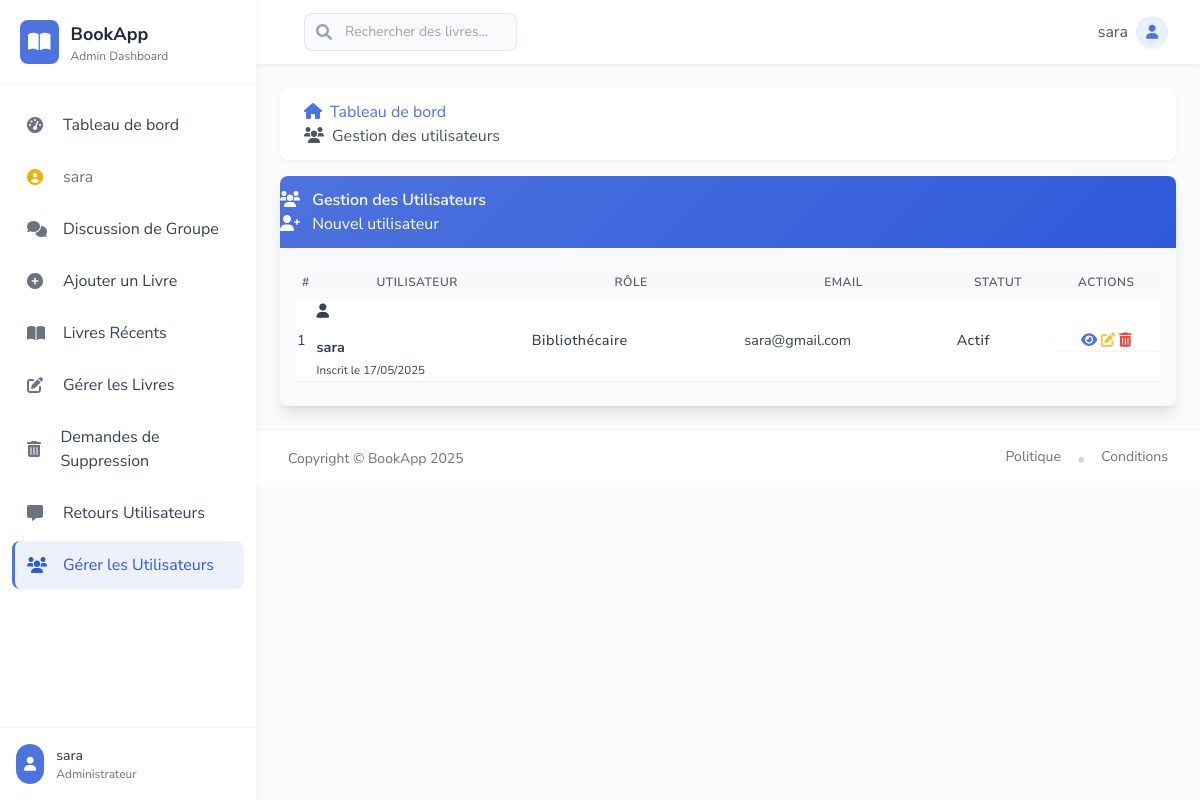
Page /aluser/ (signed in) on the committed database.
### bookstore/models.py (models this page shows)
class User(AbstractUser):
    is_admin = models.BooleanField(default=False)
    is_publisher = models.BooleanField(default=False)
    is_librarian = models.BooleanField(default=False)
    class Meta:
        swappable = 'AUTH_USER_MODEL'

### bookstore/views.py (the view)
# urls.py: path('aluser/', views.ListUserView.as_view(), name='aluser'),
class ListUserView(generic.ListView):
    model = User
    template_name = 'dashboard/list_users.html'
    context_object_name = 'users'
    paginate_by = 4
    def get_queryset(self):
        return User.objects.order_by('-id')

### bookstore/templates/dashboard/list_users.html (shortened to what this page needs)
{% extends 'dashboard/base.html' %}
{% load static %}
{% block body %}
<div class="container-fluid">
    <div class="row">
        <div class="col-12">
            <nav aria-label="breadcrumb" class="mb-4">
                <ol class="breadcrumb bg-white p-3 rounded-lg shadow-xs">
                    <li class="breadcrumb-item"><a href="{% url 'dashboard' %}" class="text-primary"><i class="fas fa-home mr-2"></i>Tableau de bord</a></li>
                    <li class="breadcrumb-item active text-gray-600"><i class="fas fa-users mr-2"></i>Gestion des utilisateurs</li>
                </ol>
            </nav>
            <div class="card shadow-lg border-0">
                <div class="card-header bg-gradient-primary text-white py-3 d-flex justify-content-between align-items-center border-0">
                    <h5 class="m-0 font-weight-600">
                        <i class="fas fa-users mr-2"></i>
                        Gestion des Utilisateurs
                    </h5>
                    <a href="{% url 'create_user_form' %}" class="btn btn-light btn-sm rounded-pill shadow-sm">
                        <i class="fas fa-user-plus mr-2"></i> Nouvel utilisateur
                    </a>
                </div>
                <div class="card-body px-4 py-4">
                    <div class="table-responsive">
                        <table class="table table-hover table-striped table-borderless" id="userTable" width="100%" cellspacing="0">
                            <thead class="thead-light">
                                <tr>
                                    <th class="border-0">#</th>
                                    <th class="border-0">Utilisateur</th>
                                    <th class="border-0">Rôle</th>
                                    <th class="border-0">Email</th>
                                    <th class="border-0">Statut</th>
                                    <th class="border-0 text-center">Actions</th>
                                </tr>
                            </thead>
                            <tbody>
                                {% if users %}
                                {% for user in users %}
                                <tr class="position-relative">
                                    <td>{{ forloop.counter }}</td>
                                    <td>
                                        <div class="d-flex align-items-center">
                                            {% if user.profile_picture %}
                                            <img src="{{ user.profile_picture.url }}" class="rounded-circle mr-3" width="36" height="36" alt="{{ user.username }}">
                                            {% else %}
                                            <div class="rounded-circle bg-light d-flex align-items-center justify-content-center mr-3" style="width:36px;height:36px;">
                                                <i class="fas fa-user text-muted"></i>
                                            </div>
                                            {% endif %}
                                            <div>
                                                <strong>{{ user.username }}</strong><br>
                                                <small class="text-muted">Inscrit le {{ user.date_joined|date:"d/m/Y" }}</small>
                                            </div>
                                        </div>
                                    </td>
                                    <td>
                                        {% if user.is_superuser %}
                                        <span class="badge badge-danger badge-pill px-3 py-1">Administrateur</span>
                                        {% elif user.is_publisher %}
                                        <span class="badge badge-primary badge-pill px-3 py-1">Éditeur</span>
                                        {% else %}
                                        <span class="badge badge-info badge-pill px-3 py-1">Bibliothécaire</span>
                                        {% endif %}
                                    </td>
                                    <td>{{ user.email|default:"-" }}</td>
                                    <td>
                                        {% if user.is_active %}
                                        <span class="badge badge-success badge-pill px-3 py-1">Actif</span>
                                        {% else %}
                                        <span class="badge badge-secondary badge-pill px-3 py-1">Inactif</span>
                                        {% endif %}
                                    </td>
                                    <td class="text-center">
                                        <div class="btn-group btn-group-sm shadow-sm" role="group">
                                            <a href="{% url 'alvuser' user.pk %}" class="btn btn-outline-primary rounded-left" title="Voir" data-toggle="tooltip">
                                                <i class="fas fa-eye"></i>
                                            </a>
                                            <a href="{% url 'aeuser' user.pk %}" class="btn btn-outline-warning" title="Modifier" data-toggle="tooltip">
                                                <i class="fas fa-edit"></i>
                                            </a>
                                            <a href="{% url 'aduser' user.pk %}" class="btn btn-outline-danger rounded-right" title="Supprimer" data-toggle="tooltip">
                                                <i class="fas fa-trash-alt"></i>
                                            </a>
                                        </div>
                                    </td>
                                </tr>
                                {% endfor %}
                                {% endif %}
                            </tbody>
                        </table>
                    </div>
                </div>
            </div>
        </div>
    </div>
</div>
{% endblock %}

### bookstore/templates/dashboard/base.html (shortened to what this page needs)
{% load static %}
<!DOCTYPE html>
<html lang="fr">
<head>
    <script src="https://cdn.tailwindcss.com"></script>
    <link rel="stylesheet" href="https://cdnjs.cloudflare.com/ajax/libs/font-awesome/6.0.0/css/all.min.css" />
</head>
<body class="bg-gray-50 font-sans text-gray-700">
    <div class="min-h-screen flex">
        <aside class="w-64 bg-white shadow-sidebar fixed h-full transition-all duration-300 transform z-20" id="sidebar">
            <div class="p-5 border-b border-gray-100">
                <a href="{% url 'dashboard' %}" class="flex items-center space-x-3">
                    <div class="bg-primary p-2 rounded-lg">
                        <i class="fas fa-book-open text-xl text-white"></i>
                    </div>
                    <div>
                        <h5 class="text-lg font-bold text-gray-800">BookApp</h5>
                        <p class="text-xs text-gray-500">Admin Dashboard</p>
                    </div>
                </a>
            </div>
            <nav class="mt-4 px-3">
                <a href="{% url 'dashboard' %}" class="sidebar-item flex items-center px-3 py-3 rounded-lg mb-1 hover:text-primary">
                    <i class="fas fa-tachometer-alt w-6 text-gray-500"></i>
                    <span class="ml-3">Tableau de bord</span>
                </a>
                <div class="sidebar-item flex items-center px-3 py-3 rounded-lg mb-1 text-gray-500">
                    <i class="fas fa-user-circle w-6 text-yellow-500"></i>
                    <span class="ml-3">{{ user.username }}</span>
                </div>
                <a href="{% url 'alchat' %}" class="sidebar-item flex items-center px-3 py-3 rounded-lg mb-1 hover:text-primary">
                    <i class="fas fa-comments w-6 text-gray-500"></i>
                    <span class="ml-3">Discussion de Groupe</span>
                </a>
                <a href="{% url 'aabook_form' %}" class="sidebar-item flex items-center px-3 py-3 rounded-lg mb-1 hover:text-primary">
                    <i class="fas fa-plus-circle w-6 text-gray-500"></i>
                    <span class="ml-3">Ajouter un Livre</span>
                </a>
                <a href="{% url 'albook' %}" class="sidebar-item flex items-center px-3 py-3 rounded-lg mb-1 hover:text-primary">
                    <i class="fas fa-book-open w-6 text-gray-500"></i>
                    <span class="ml-3">Livres Récents</span>
                </a>
                <a href="{% url 'ambook' %}" class="sidebar-item flex items-center px-3 py-3 rounded-lg mb-1 hover:text-primary">
                    <i class="fas fa-edit w-6 text-gray-500"></i>
                    <span class="ml-3">Gérer les Livres</span>
                </a>
                <a href="{% url 'adrequest' %}" class="sidebar-item flex items-center px-3 py-3 rounded-lg mb-1 hover:text-primary">
                    <i class="fas fa-trash-alt w-6 text-gray-500"></i>
                    <span class="ml-3">Demandes de Suppression</span>
                </a>
                <a href="{% url 'afeedback' %}" class="sidebar-item flex items-center px-3 py-3 rounded-lg mb-1 hover:text-primary">
                    <i class="fas fa-comment-alt w-6 text-gray-500"></i>
                    <span class="ml-3">Retours Utilisateurs</span>
                </a>
                <a href="{% url 'aluser' %}" class="sidebar-item flex items-center px-3 py-3 rounded-lg mb-1 hover:text-primary">
                    <i class="fas fa-users w-6 text-gray-500"></i>
                    <span class="ml-3">Gérer les Utilisateurs</span>
                </a>
            </nav>
            <div class="absolute bottom-0 w-full p-4 border-t border-gray-100 bg-white">
                <div class="flex items-center space-x-3">
                    <div class="bg-primary p-2 rounded-full">
                        <i class="fas fa-user text-white text-sm"></i>
                    </div>
                    <div>
                        <div class="text-sm font-medium text-gray-700">{{ user.username }}</div>
                        <div class="text-xs text-gray-500">Administrateur</div>
                    </div>
                </div>
            </div>
        </aside>
        <div class="flex-1 ml-64">
            <nav class="bg-white shadow-navbar">
                <div class="max-w-7xl mx-auto px-4 sm:px-6 lg:px-8">
                    <div class="flex justify-between h-16 items-center">
                        <div class="flex items-center">
                            <form class="ml-4 flex-1" action="{% url 'asearch' %}">
                                <div class="w-full max-w-lg lg:max-w-xs">
                                    <div class="relative">
                                        <div class="absolute inset-y-0 left-0 pl-3 flex items-center pointer-events-none">
                                        </div>
                                        <input id="search" name="query"
                                            class="input-focus block w-full pl-10 pr-3 py-2 border border-gray-200 rounded-lg bg-gray-50 placeholder-gray-400 focus:outline-none focus:ring-1 focus:ring-primary focus:border-transparent sm:text-sm"
                                            placeholder="Rechercher des livres..."
                                            type="search" />
                                    </div>
                                </div>
                            </form>
                        </div>
                        <div class="flex items-center">
                            <div class="ml-3 relative">
                                <div class="flex items-center">
                                    <span class="text-gray-600 mr-2 hidden md:block">{{ user.username }}</span>
                                    <button type="button" class="relative flex text-sm focus:outline-none" id="user-menu-button">
                                        <div class="h-8 w-8 rounded-full bg-primary-light flex items-center justify-center text-primary shadow-sm">
                                            <i class="fas fa-user text-sm"></i>
                                        </div>
                                    </button>
                                </div>
                            </div>
                        </div>
                    </div>
                </div>
            </nav>
            <main class="flex-1 p-6">
                {% block body %}{% endblock %}
            </main>
            <footer class="bg-white border-t border-gray-100">
                <div class="max-w-7xl mx-auto py-4 px-4 sm:px-6 lg:px-8">
                    <div class="flex flex-col md:flex-row justify-between items-center">
                        <div class="text-sm text-gray-500 mb-2 md:mb-0">
                            Copyright &copy; BookApp {% now "Y" %}
                        </div>
                        <div class="flex space-x-4">
                            <a href="#" class="text-sm text-gray-500 hover:text-primary">Politique</a>
                            <span class="text-gray-300">•</span>
                            <a href="#" class="text-sm text-gray-500 hover:text-primary">Conditions</a>
                        </div>
                    </div>
                </div>
            </footer>
        </div>
    </div>
</body>
</html>

### bookstore/templates/dashboard/base.html (style rules this page uses)
.sidebar-item { transition: all 0.2s ease; border-left: 3px solid transparent; }
.sidebar-item.active { background-color: rgba(78, 115, 223, 0.1); border-left-color: #4e73df; color: #2e59d9; }
.sidebar-item.active i { color: #2e59d9; }

### bookstore/templates/dashboard/list_users.html (style rules this page uses)
:root { --primary: #4e73df; --primary-dark: #2e59d9; --secondary: #f8f9fa; --text-gray: #5a5c69; --light-gray: #e3e6f0; }
body { background-color: #f8f9fc; }
.card { border-radius: 0.5rem; border: none; overflow: hidden; }
.card-header { background: linear-gradient(135deg, var(--primary) 0%, var(--primary-dark) 100%); }
.breadcrumb { background-color: white; padding: 0.75rem 1.5rem; }
.table { font-size: 0.9rem; border-collapse: separate; border-spacing: 0 0.5rem; }
.table th { border: none; font-weight: 600; text-transform: uppercase; font-size: 0.75rem; letter-spacing: 0.5px; color: var(--text-gray); background-color: #f8f9fa; }
.table td { vertical-align: middle; border-top: 1px solid #f0f0f0; border-bottom: 1px solid #f0f0f0; }
.table tr { transition: all 0.3s ease; background-color: white; }
.table tr:first-child td { border-top: none; }
.badge { font-weight: 500; letter-spacing: 0.5px; }
.badge-pill { border-radius: 50rem; }
.btn-outline-primary { color: var(--primary); border-color: var(--primary); }
.btn-outline-warning { color: #f6c23e; border-color: #f6c23e; }
.btn-outline-danger { color: #e74a3b; border-color: #e74a3b; }
.font-weight-600 { font-weight: 600; }
.shadow-xs { box-shadow: 0 1px 3px rgba(0, 0, 0, 0.05); }

### rows in the picture
User: username "sara", date_joined "17/05/2025", is_superuser "Bibliothécaire", email "sara@gmail.com", shows "Actif"
